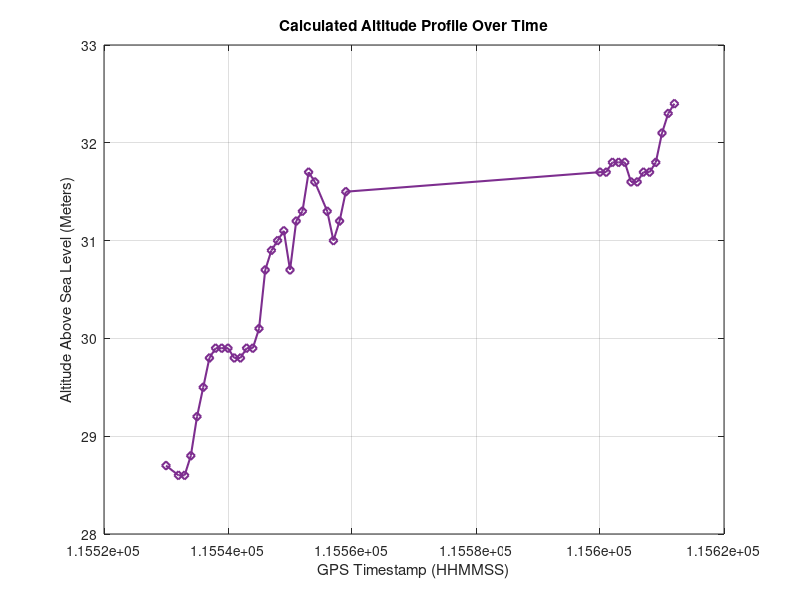

Source code (MATLAB):
%% Graph 4: Altitude vs Time
clear; clc;

timestamps = [115530, 115532, 115533, 115534, 115535, 115536, 115537, 115538, ...
              115539, 115540, 115541, 115542, 115543, 115544, 115545, 115546, ...
              115547, 115548, 115549, 115550, 115551, 115552, 115553, 115554, ...
              115556, 115557, 115558, 115559, 115600, 115601, 115602, 115603, ...
              115604, 115605, 115606, 115607, 115608, 115609, 115610, 115611, 115612];

altitude = [28.7, 28.6, 28.6, 28.8, 29.2, 29.5, 29.8, 29.9, 29.9, 29.9, ...
            29.8, 29.8, 29.9, 29.9, 30.1, 30.7, 30.9, 31.0, 31.1, 30.7, ...
            31.2, 31.3, 31.7, 31.6, 31.3, 31.0, 31.2, 31.5, 31.7, 31.7, ...
            31.8, 31.8, 31.8, 31.6, 31.6, 31.7, 31.7, 31.8, 32.1, 32.3, 32.4];

figure('Color', [1 1 1]);
plot(timestamps, altitude, '-d', 'LineWidth', 1.5, 'Color', [0.49 0.18 0.56]);
grid on;
title('Calculated Altitude Profile Over Time');
xlabel('GPS Timestamp (HHMMSS)');
ylabel('Altitude Above Sea Level (Meters)');
